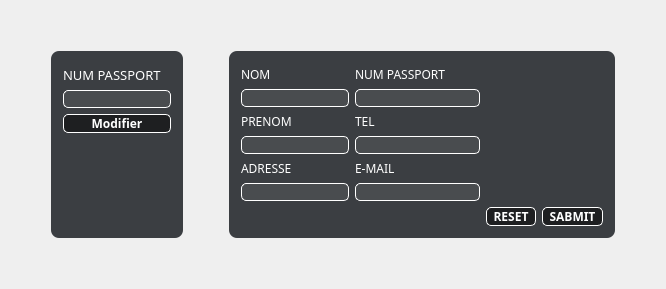
            <widget class="QWidget" name="modifier_4">
             <property name="styleSheet">
              <string notr="true">#modifier{
border-image:url(&quot;://sources/evaluation-process.jpg&quot;);
background:#2b3947;
border:0;
}</string>
             </property>
             <attribute name="title">
              <string>Modifier</string>
             </attribute>
             <layout class="QGridLayout" name="gridLayout_45">
              <item row="1" column="2">
               <spacer name="horizontalSpacer_38">
                <property name="orientation">
                 <enum>Qt::Horizontal</enum>
                </property>
                <property name="sizeHint" stdset="0">
                 <size>
                  <width>40</width>
                  <height>20</height>
                 </size>
                </property>
               </spacer>
              </item>
              <item row="2" column="1">
               <spacer name="verticalSpacer_37">
                <property name="orientation">
                 <enum>Qt::Vertical</enum>
                </property>
                <property name="sizeHint" stdset="0">
                 <size>
                  <width>20</width>
                  <height>40</height>
                 </size>
                </property>
               </spacer>
              </item>
              <item row="0" column="1">
               <spacer name="verticalSpacer_38">
                <property name="orientation">
                 <enum>Qt::Vertical</enum>
                </property>
                <property name="sizeHint" stdset="0">
                 <size>
                  <width>20</width>
                  <height>40</height>
                 </size>
                </property>
               </spacer>
              </item>
              <item row="1" column="1">
               <widget class="QGroupBox" name="groupBox_14">
                <property name="styleSheet">
                 <string notr="true">QGroupBox{
background-color:rgba(14,17,22,80%);
color:white;
border:0;
border-radius:8px;
}</string>
                </property>
                <property name="title">
                 <string/>
                </property>
                <layout class="QGridLayout" name="gridLayout_46">
                 <item row="1" column="0">
                  <widget class="QLineEdit" name="lineEdit_24">
                   <property name="styleSheet">
                    <string notr="true">QLineEdit{
background-color:rgba(255,255,255,7%);
border:1 solid white;
border-radius:5px;
color:white;
}</string>
                   </property>
                  </widget>
                 </item>
                 <item row="0" column="0">
                  <widget class="QLabel" name="label_39">
                   <property name="font">
                    <font>
                     <family>Cairo</family>
                     <pointsize>10</pointsize>
                     <weight>50</weight>
                     <bold>false</bold>
                    </font>
                   </property>
                   <property name="styleSheet">
                    <string notr="true">QLabel{
color:white;
}</string>
                   </property>
                   <property name="text">
                    <string>NUM PASSPORT</string>
                   </property>
                  </widget>
                 </item>
                 <item row="2" column="0">
                  <widget class="QPushButton" name="pushButton_25">
                   <property name="font">
                    <font>
                     <family>Cairo</family>
                     <weight>75</weight>
                     <bold>true</bold>
                    </font>
                   </property>
                   <property name="styleSheet">
                    <string notr="true">QPushButton{
background-color:rgba(0,0,0,50%);
color:white;
border:1 solid white;
border-radius: 5px;
}
QPushButton:hover{
background-color:rgba(255,127,80,50%);
color:black;
}</string>
                   </property>
                   <property name="text">
                    <string>Modifier</string>
                   </property>
                  </widget>
                 </item>
                 <item row="3" column="0">
                  <spacer name="verticalSpacer_39">
                   <property name="orientation">
                    <enum>Qt::Vertical</enum>
                   </property>
                   <property name="sizeHint" stdset="0">
                    <size>
                     <width>20</width>
                     <height>40</height>
                    </size>
                   </property>
                  </spacer>
                 </item>
                </layout>
               </widget>
              </item>
              <item row="1" column="3">
               <widget class="QGroupBox" name="groupBox_15">
                <property name="font">
                 <font>
                  <family>Cairo</family>
                  <weight>75</weight>
                  <bold>true</bold>
                 </font>
                </property>
                <property name="styleSheet">
                 <string notr="true">QGroupBox{
background-color:rgba(14,17,22,80%);
color:white;
border:0;
border-radius:8px;
}</string>
                </property>
                <property name="title">
                 <string/>
                </property>
                <layout class="QGridLayout" name="gridLayout_47">
                 <item row="0" column="0">
                  <layout class="QGridLayout" name="gridLayout_48">
                   <item row="0" column="0">
                    <layout class="QVBoxLayout" name="verticalLayout_18">
                     <item>
                      <widget class="QLabel" name="label_40">
                       <property name="font">
                        <font>
                         <family>Cairo</family>
                        </font>
                       </property>
                       <property name="styleSheet">
                        <string notr="true">QLabel{
color:white;
}</string>
                       </property>
                       <property name="text">
                        <string>NOM</string>
                       </property>
                      </widget>
                     </item>
                     <item>
                      <widget class="QLineEdit" name="t1_5">
                       <property name="styleSheet">
                        <string notr="true">QLineEdit{
background-color:rgba(255,255,255,7%);
border:1 solid white;
border-radius:5px;
color:white;
}</string>
                       </property>
                      </widget>
                     </item>
                     <item>
                      <widget class="QLabel" name="label_41">
                       <property name="font">
                        <font>
                         <family>Cairo</family>
                        </font>
                       </property>
                       <property name="styleSheet">
                        <string notr="true">QLabel{
color:white;
}</string>
                       </property>
                       <property name="text">
                        <string>PRENOM</string>
                       </property>
                      </widget>
                     </item>
                     <item>
                      <widget class="QLineEdit" name="lineEdit_25">
                       <property name="styleSheet">
                        <string notr="true">QLineEdit{
background-color:rgba(255,255,255,7%);
border:1 solid white;
border-radius:5px;
color:white;
}</string>
                       </property>
                      </widget>
                     </item>
                     <item>
                      <widget class="QLabel" name="label_42">
                       <property name="font">
                        <font>
                         <family>Cairo</family>
                        </font>
                       </property>
                       <property name="styleSheet">
                        <string notr="true">QLabel{
color:white;
}</string>
                       </property>
                       <property name="text">
                        <string>ADRESSE</string>
                       </property>
                      </widget>
                     </item>
                     <item>
                      <widget class="QLineEdit" name="lineEdit_26">
                       <property name="styleSheet">
                        <string notr="true">QLineEdit{
background-color:rgba(255,255,255,7%);
border:1 solid white;
border-radius:5px;
color:white;
}</string>
                       </property>
                      </widget>
                     </item>
                    </layout>
                   </item>
                   <item row="0" column="1">
                    <layout class="QVBoxLayout" name="verticalLayout_19">
                     <item>
                      <widget class="QLabel" name="label_49">
                       <property name="font">
                        <font>
                         <family>Cairo</family>
                        </font>
                       </property>
                       <property name="styleSheet">
                        <string notr="true">QLabel{
color:white;
}</string>
                       </property>
                       <property name="text">
                        <string>NUM PASSPORT</string>
                       </property>
                      </widget>
                     </item>
                     <item>
                      <widget class="QLineEdit" name="lineEdit_33">
                       <property name="font">
                        <font>
                         <weight>75</weight>
                         <bold>true</bold>
                        </font>
                       </property>
                       <property name="styleSheet">
                        <string notr="true">QLineEdit{
background-color:rgba(255,255,255,7%);
border:1 solid white;
border-radius:5px;
color:red;
}</string>
                       </property>
                      </widget>
                     </item>
                     <item>
                      <widget class="QLabel" name="label_43">
                       <property name="font">
                        <font>
                         <family>Cairo</family>
                        </font>
                       </property>
                       <property name="styleSheet">
                        <string notr="true">QLabel{
color:white;
}</string>
                       </property>
                       <property name="text">
                        <string>TEL</string>
                       </property>
                      </widget>
                     </item>
                     <item>
                      <widget class="QLineEdit" name="lineEdit_27">
                       <property name="styleSheet">
                        <string notr="true">QLineEdit{
background-color:rgba(255,255,255,7%);
border:1 solid white;
border-radius:5px;
color:white;
}</string>
                       </property>
                      </widget>
                     </item>
                     <item>
                      <widget class="QLabel" name="label_44">
                       <property name="font">
                        <font>
                         <family>Cairo</family>
                        </font>
                       </property>
                       <property name="styleSheet">
                        <string notr="true">QLabel{
color:white;
}</string>
                       </property>
                       <property name="text">
                        <string>E-MAIL</string>
                       </property>
                      </widget>
                     </item>
                     <item>
                      <widget class="QLineEdit" name="lineEdit_31">
                       <property name="styleSheet">
                        <string notr="true">QLineEdit{
background-color:rgba(255,255,255,7%);
border:1 solid white;
border-radius:5px;
color:white;
}</string>
                       </property>
                      </widget>
                     </item>
                    </layout>
                   </item>
                   <item row="1" column="2">
                    <layout class="QHBoxLayout" name="horizontalLayout_16">
                     <item>
                      <widget class="QPushButton" name="pushButton_26">
                       <property name="font">
                        <font>
                         <family>Cairo</family>
                         <weight>75</weight>
                         <bold>true</bold>
                        </font>
                       </property>
                       <property name="styleSheet">
                        <string notr="true">QPushButton{
background-color:rgba(0,0,0,50%);
color:white;
border:1 solid white;
border-radius: 5px;
}
QPushButton:hover{
background-color:rgba(255,0,0,50%);
color:black;
}</string>
                       </property>
                       <property name="text">
                        <string>  RESET  </string>
                       </property>
                      </widget>
                     </item>
                     <item>
                      <widget class="QPushButton" name="pushButton_27">
                       <property name="font">
                        <font>
                         <family>Cairo</family>
                         <weight>75</weight>
                         <bold>true</bold>
                        </font>
                       </property>
                       <property name="styleSheet">
                        <string notr="true">QPushButton{
background-color:rgba(0,0,0,50%);
color:white;
border:1 solid white;
border-radius: 5px;
}
QPushButton:hover{
background-color:rgba(0,255,0,50%);
color:black;
}</string>
                       </property>
                       <property name="text">
                        <string>  SABMIT  </string>
                       </property>
                      </widget>
                     </item>
                    </layout>
                   </item>
                  </layout>
                 </item>
                </layout>
               </widget>
              </item>
              <item row="1" column="0">
               <spacer name="horizontalSpacer_39">
                <property name="orientation">
                 <enum>Qt::Horizontal</enum>
                </property>
                <property name="sizeHint" stdset="0">
                 <size>
                  <width>40</width>
                  <height>20</height>
                 </size>
                </property>
               </spacer>
              </item>
              <item row="1" column="4">
               <spacer name="horizontalSpacer_40">
                <property name="orientation">
                 <enum>Qt::Horizontal</enum>
                </property>
                <property name="sizeHint" stdset="0">
                 <size>
                  <width>40</width>
                  <height>20</height>
                 </size>
                </property>
               </spacer>
              </item>
             </layout>
            </widget>
